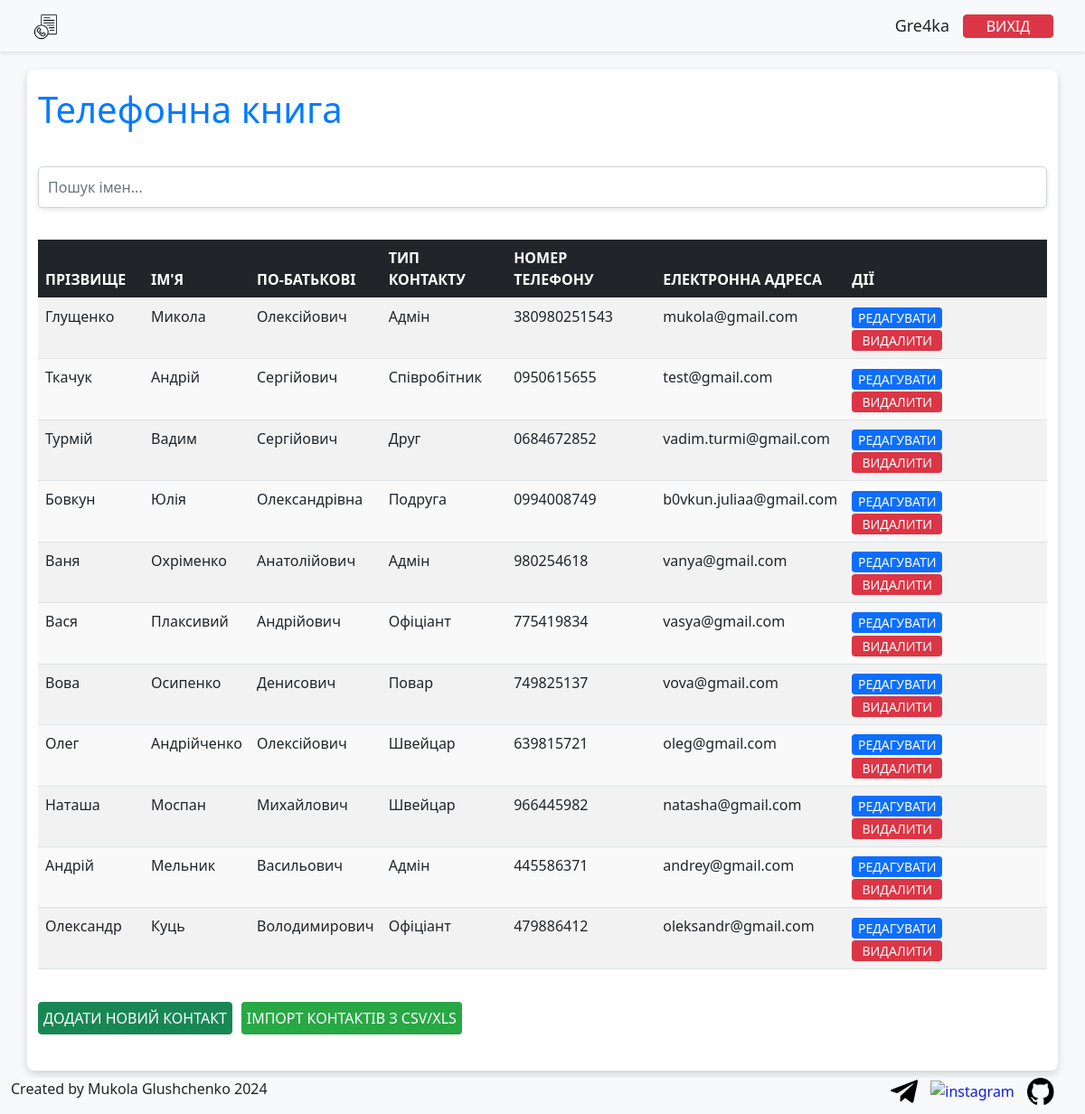
The page /phone_book/ (signed in) on the database its author committed.
### tel_book/models.py (models this page shows, shortened)
class Contact(models.Model):
    user = models.ForeignKey(User, on_delete=models.CASCADE)
    title = models.CharField(max_length=200)
    surname = models.CharField(max_length=255)
    name = models.CharField(max_length=255)
    father_name = models.CharField(max_length=255)
    type_contact = models.CharField(max_length=255)
    phone = models.TextField(max_length=12)
    email = models.TextField(max_length=255, blank=True)

### tel_book/views/contact_views.py (the view)
# urls.py: path('phone_book/', show_phone_book, name="phone_book"),
@login_required
def show_phone_book(request):
    phones = Contact.objects.all()
    return render(request, 'contacts/phone_book.html', {'phones': phones})

### tel_book/templates/contacts/phone_book.html (shortened to what this page needs)
{% load static %}
<!DOCTYPE html>
<html lang="en">
<head>
    <link rel="stylesheet" href="{% static 'css/contact/phone_book.css' %}" />
    <link rel="stylesheet" href="https://stackpath.bootstrapcdn.com/bootstrap/5.0.0-alpha1/css/bootstrap.min.css">
</head>
<header>
  {% include 'navigate/header.html' %}
</header>
<body class="bg-light">
    <div class="container my-5 position-relative">
        <div class="d-flex justify-content-between align-items-center">
            <h1 class="text-center mb-4">Телефонна книга</h1>
        </div>
        <div class="input-group mb-3">
            <input type="text" id="myInput" onkeyup="myFunction()" class="form-control" placeholder="Пошук імен...">
        </div>
        <table id="myTable" class="table table-striped table-hover">
            <thead class="table-dark">
                <tr>
                    <th data-type="string">Прізвище </th>
                    <th data-type="string">Ім'я </th>
                    <th data-type="string">По-батькові </th>
                    <th data-type="string">Тип контакту </th>
                    <th data-type="number">Номер телефону </th>
                    <th data-type="string">Електронна адреса </th>
                    <th>Дії</th>
                </tr>
            </thead>
            <tbody>
                {% for p in phones %}
                <tr>
                    <td>{{ p.surname }}</td>
                    <td>{{ p.name }}</td>
                    <td>{{ p.father_name }}</td>
                    <td>{{ p.type_contact }}</td>
                    <td>{{ p.phone }}</td>
                    <td>{{ p.email }}</td>
                    <td>
                        <a href="{% url 'edit_contact' p.id %}" class="btn btn-sm btn-primary">Редагувати</a>
                        <form action="{% url 'delete_contact' p.id %}" method="post" style="display: inline">
                            <button type="submit" class="btn btn-sm btn-danger">Видалити</button>
                        </form>
                    </td>
                </tr>
                {% endfor %}
            </tbody>
        </table>
         <div class="button_container">
            <a href="{% url 'add_contact' %}" class="btn btn-success">Додати новий контакт</a>
            <form id="uploadForm" action="{% url 'upload_csv' %}" method="POST" enctype="multipart/form-data">
                <button type="button" class="btn btn-primary" id="uploadButton">Імпорт контактів з csv/xls</button>
            </form>
        </div>
</body>
<footer>
    {% include 'navigate/footer.html' %}
</footer>
</html>

### tel_book/templates/navigate/header.html (shortened to what this page needs)
<!DOCTYPE html>
{% load static %}
<html lang="en">
  <head>
    <link rel="stylesheet" href="{% static 'css/navigate/header.css' %}" />
  </head>
  <body>
    <div class="header-nav">
        <img src="{% static 'images/android-chrome-192x192.png' %}" alt="header_logo" class="header_logo">
        <label class="username_info">{{ user.username }}</label>
        <a href="{% url 'logout' %}">
          <button class="btn btn-danger">Вихід</button>
        </a>
      </div>
  </body>
</html>

### static/css/contact/phone_book.css (style rules this page uses)
body { background-color: #f4f7fa; font-family: Arial, sans-serif; color: #333; }
h1 { text-align: center; color: #007bff; font-size: 2em; font-weight: bold; margin-top: 20px; }
.container { max-width: 1400 px; margin: 0 auto; padding: 20px; background-color: #ffffff; border-radius: 8px; box-shadow: 0px 4px 10px rgba(0, 0, 0, 0.15); }
.container.my-5.position-relative { margin-top: 20px !important; overflow-x: auto; }
#myInput { min-width: 920px; width: 100%; padding: 10px; margin: 15px 0; border: 1px solid #ced4da; border-radius: 5px; font-size: 16px; box-shadow: 0px 2px 5px rgba(0, 0, 0, 0.1); }
table { width: 100%; border-collapse: collapse; background-color: #ffffff; margin-top: 20px; }
table th, table td { padding: 15px; text-align: left; border-bottom: 1px solid #dee2e6; }
table th { padding: 15px; user-select: none; background-color: #343a40; color: #ffffff; font-weight: bold; text-transform: uppercase; cursor: pointer; }
th { min-width: 117px; }
table tr:nth-child(even) { background-color: #f9f9f9; }
.button_container { display: flex !important; gap: 10px !important; align-items: center !important; }
.button-logout a button, .btn, .button-block button { font-size: 16px; font-weight: bold; padding: initial !important; width: 100px; border-radius: 5px; border: none; cursor: pointer; transition: all 0.3s ease; text-transform: uppercase; }
.btn-primary { background-color: #007bff; color: #ffffff; margin-right: 10px; }
.btn-danger { background-color: #dc3545; color: #ffffff; }
.btn-success { background-color: #28a745; color: #ffffff; margin: 20px 0; display: block; width: fit-content; padding: 5px !important; }
#uploadButton { background-color: #28a745; color: #ffffff; margin: 20px 0; display: block; width: fit-content; padding: 5.8px !important; border: none; }

### static/css/navigate/header.css (style rules this page uses)
.header-nav { background-color: transparent; display: flex; justify-content: space-between; align-items: center; margin: 0px 25px 0px 25px; padding: 5px 10px; height: auto; box-sizing: border-box; }
.username_info { margin: 5px; font-size: large; margin-right: 15px; }
header { padding: 5px 0; box-shadow: 0 2px 4px rgba(0, 0, 0, 0.1); }
.header_logo { margin-right: auto; }

### static/css/navigate/footer.css (style rules this page uses)
footer { bottom: 0px; display: flex; max-width: 100%; position: fixed; background-color: #f8f9fa; margin: 0px; left: 1%; right: 2%; justify-content: space-between; }
img { width: 30px; }

### rows shown on the page
Contact: surname "Глущенко", name "Микола", father_name "Олексійович", type_contact "Адмін", phone "380980251543", email "mukola@gmail.com"
Contact: surname "Ткачук", name "Андрій", father_name "Сергійович", type_contact "Співробітник", phone "0950615655", email "test@gmail.com"
Contact: surname "Турмій", name "Вадим", father_name "Сергійович", type_contact "Друг", phone "0684672852", email "vadim.turmi@gmail.com"
Contact: surname "Бовкун", name "Юлія", father_name "Олександрівна", type_contact "Подруга", phone "0994008749", email "b0vkun.juliaa@gmail.com"
Contact: surname "Ваня", name "Охріменко", father_name "Анатолійович", type_contact "Адмін", phone "980254618", email "vanya@gmail.com"
Contact: surname "Вася", name "Плаксивий", father_name "Андрійович", type_contact "Офіціант", phone "775419834", email "vasya@gmail.com"
Contact: surname "Вова", name "Осипенко", father_name "Денисович", type_contact "Повар", phone "749825137", email "vova@gmail.com"
Contact: surname "Олег", name "Андрійченко", father_name "Олексійович", type_contact "Швейцар", phone "639815721", email "oleg@gmail.com"
Contact: surname "Наташа", name "Моспан", father_name "Михайлович", type_contact "Швейцар", phone "966445982", email "natasha@gmail.com"
Contact: surname "Андрій", name "Мельник", father_name "Васильович", type_contact "Адмін", phone "445586371", email "andrey@gmail.com"
Contact: surname "Олександр", name "Куць", father_name "Володимирович", type_contact "Офіціант", phone "479886412", email "oleksandr@gmail.com"

### other values the page prints
{{ user.username }} "Gre4ka"
